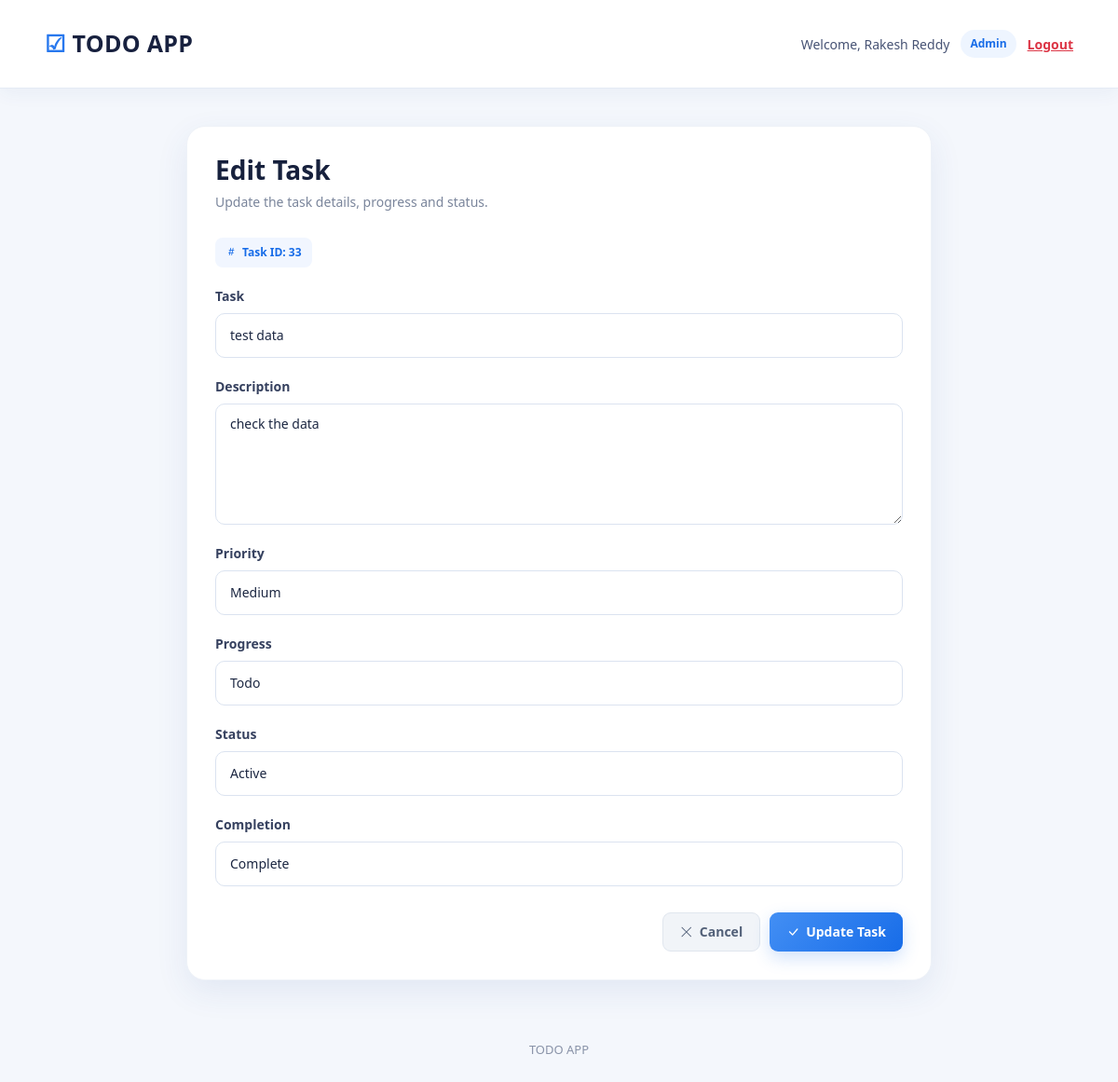
The app's page /task/edit.php?id=33 (signed in) with its own data.
### tables this page shows
CREATE TABLE `tasks` (
  `id` int(11) NOT NULL,
  `Task` varchar(255) NOT NULL,
  `Description` text DEFAULT NULL,
  `status` tinyint(4) NOT NULL DEFAULT 1,
  `is_completed` tinyint(1) NOT NULL DEFAULT 0,
  `priority` enum('High','Medium','Low') NOT NULL DEFAULT 'Medium',
  `progress` enum('Todo','In Progress','Review','Done') NOT NULL DEFAULT 'Todo',
  `addedDate` timestamp NOT NULL DEFAULT current_timestamp(),
  `editedDate` timestamp NOT NULL DEFAULT current_timestamp() ON UPDATE current_timestamp()
);

### task/edit.php (the view, shortened to what this page needs)
<?php
require_once __DIR__ . "/../config/database.php";
$user_role = trim(
    strtolower(
        $_SESSION["user_role"] ?? "user"
    )
);
$task_id = (int)($_GET["id"] ?? $_POST["id"] ?? 0);
$select_sql = "
    SELECT
        id,
        task,
        description,
        status,
        priority,
        progress,
        is_completed,
        addedDate,
        editedDate
    FROM tasks
    WHERE id = ?
    LIMIT 1
";
$select_stmt = mysqli_prepare(
    $conn,
    $select_sql
);
mysqli_stmt_bind_param(
    $select_stmt,
    "i",
    $task_id
);
mysqli_stmt_execute(
    $select_stmt
);
$result = mysqli_stmt_get_result(
    $select_stmt
);
$task_data = mysqli_fetch_assoc($result);
$task = $task_data["task"] ?? "";
$description =
    $task_data["description"] ?? "";
$status =
    (int)($task_data["status"] ?? 1);
$priority =
    $task_data["priority"] ?? "Medium";
$progress =
    $task_data["progress"] ?? "Todo";
$is_completed =
    (int)($task_data["is_completed"] ?? 0);
?>
<!DOCTYPE html>
<html lang="en">
<head>
    <link
        href="https://cdn.jsdelivr.net/npm/bootstrap@5.3.3/dist/css/bootstrap.min.css"
        rel="stylesheet"
    >
    <link
        rel="stylesheet"
        href="https://cdn.jsdelivr.net/npm/bootstrap-icons@1.11.3/font/bootstrap-icons.min.css"
    >
</head>
<body>
<nav class="navbar">
    <div class="nav-container">
        <div class="logo">
            ☑ TODO APP
        </div>
        <div class="user-section">
            <span>
                Welcome,
                <?= htmlspecialchars(
                    $_SESSION["user_name"] ?? "User",
                    ENT_QUOTES,
                    "UTF-8"
                ) ?>
            </span>
            <span class="role-badge">
                <?= htmlspecialchars(
                    ucfirst($user_role),
                    ENT_QUOTES,
                    "UTF-8"
                ) ?>
            </span>
            <a
                href="../auth/logout.php"
                class="logout-link"
            >
                Logout
            </a>
        </div>
    </div>
</nav>
<div class="page-container">
    <div class="edit-card">
        <div class="page-header">
            <h1>
                Edit Task
            </h1>
            <p>
                Update the task details, progress and status.
            </p>
        </div>
        <div class="task-id-box">
            <i class="bi bi-hash"></i>
            Task ID:
            <?= (int)$task_id ?>
        </div>
        <form
            method="POST"
            action="edit.php?id=<?= (int)$task_id ?>"
        >
            <div class="form-group">
                <label
                    for="task"
                    class="form-label"
                >
                    Task
                </label>
                <input
                    type="text"
                    id="task"
                    name="task"
                    class="form-control"
                    value="<?= htmlspecialchars(
                        $task,
                        ENT_QUOTES,
                        "UTF-8"
                    ) ?>"
                    placeholder="Enter task title"
                    maxlength="255"
                    required
                >
            </div>
            <div class="form-group">
                <label
                    for="description"
                    class="form-label"
                >
                    Description
                </label>
                <textarea
                    id="description"
                    name="description"
                    class="form-control"
                    placeholder="Enter task description"
                ><?= htmlspecialchars(
                    $description,
                    ENT_QUOTES,
                    "UTF-8"
                ) ?></textarea>
            </div>
            <div class="form-group">
                <label
                    for="priority"
                    class="form-label"
                >
                    Priority
                </label>
                <select
                    id="priority"
                    name="priority"
                    class="form-select"
                >
                    <option
                        value="Medium"
                        <?= $priority === "Medium"
                            ? "selected"
                            : "" ?>
                    >
                        Medium
                    </option>
                </select>
            </div>
            <div class="form-group">
                <label
                    for="progress"
                    class="form-label"
                >
                    Progress
                </label>
                <select
                    id="progress"
                    name="progress"
                    class="form-select"
                >
                    <option
                        value="Todo"
                        <?= $progress === "Todo"
                            ? "selected"
                            : "" ?>
                    >
                        Todo
                    </option>
                </select>
            </div>
            <div class="form-group">
                <label
                    for="status"
                    class="form-label"
                >
                    Status
                </label>
                <select
                    id="status"
                    name="status"
                    class="form-select"
                >
                    <option
                        value="1"
                        <?= $status === 1
                            ? "selected"
                            : "" ?>
                    >
                        Active
                    </option>
                </select>
            </div>
            <div class="form-group">
                <label
                    for="is_completed"
                    class="form-label"
                >
                    Completion
                </label>
                <select
                    id="is_completed"
                    name="is_completed"
                    class="form-select"
                >
                    <option
                        value="1"
                        <?= $is_completed === 1
                            ? "selected"
                            : "" ?>
                    >
                        Complete
                    </option>
                </select>
            </div>
            <div class="button-row">
                <a
                    href="index.php"
                    class="btn-app btn-cancel"
                >
                    <i class="bi bi-x-lg"></i>
                    Cancel
                </a>
                <button
                    type="submit"
                    class="btn-app btn-save"
                >
                    <i class="bi bi-check-lg"></i>
                    Update Task
                </button>
            </div>
        </form>
    </div>
</div>
<div class="footer">
    TODO APP
</div>
</body>
</html>

### task/edit.php (style rules this page uses)
* { margin: 0; padding: 0; box-sizing: border-box; }
body { font-family: "Segoe UI", Arial, sans-serif; background: #f4f7fc; color: #17213d; min-height: 100vh; }
.navbar { width: 100%; background: rgba( 255, 255, 255, 0.96 ); border-bottom: 1px solid #e5ebf5; box-shadow: 0 4px 20px rgba( 35, 75, 140, 0.06 ); }
.nav-container { width: 92%; max-width: 1250px; margin: auto; min-height: 78px; display: flex; align-items: center; justify-content: space-between; }
.logo { font-size: 25px; font-weight: 800; color: #18213f; letter-spacing: 0.3px; }
.logo::first-letter { color: #2878ee; }
.user-section { display: flex; align-items: center; gap: 12px; font-size: 14px; color: #485475; }
.role-badge { padding: 6px 10px; border-radius: 20px; background: #eef5ff; color: #176ce8; font-size: 12px; font-weight: 700; }
.logout-link { color: #dc3545; font-weight: 600; }
.page-container { width: 92%; max-width: 800px; margin: 40px auto; }
.edit-card { background: #ffffff; border-radius: 20px; padding: 30px; border: 1px solid #eef2f8; box-shadow: 0 12px 35px rgba( 40, 82, 150, 0.09 ); }
.page-header { margin-bottom: 28px; }
.page-header h1 { font-size: 28px; font-weight: 750; color: #17213d; margin-bottom: 6px; }
.page-header p { font-size: 14px; color: #7a859b; }
.form-group { margin-bottom: 20px; }
.form-label { display: block; margin-bottom: 8px; font-size: 14px; font-weight: 600; color: #36415f; }
.form-control, .form-select { width: 100%; min-height: 48px; padding: 10px 15px; border: 1px solid #dbe3f0; border-radius: 10px; background: #ffffff; color: #1c2742; font-size: 14px; outline: none; transition: 0.2s ease; }
textarea.form-control { min-height: 130px; resize: vertical; }
.task-id-box { display: inline-flex; align-items: center; gap: 6px; padding: 7px 11px; margin-bottom: 20px; border-radius: 8px; background: #f1f6ff; color: #176ce8; font-size: 12px; font-weight: 700; }
.button-row { display: flex; justify-content: flex-end; gap: 10px; margin-top: 28px; }
.btn-app { min-height: 42px; padding: 0 18px; border: none; border-radius: 9px; display: inline-flex; align-items: center; justify-content: center; gap: 7px; font-size: 14px; font-weight: 600; cursor: pointer; text-decoration: none; transition: transform 0.2s ease, box-shadow 0.2s ease, background 0.2s ease; }
.btn-save { color: #ffffff; background: linear-gradient( 135deg, #438ff4, #176ce8 ); box-shadow: 0 7px 18px rgba( 44, 124, 239, 0.22 ); }
.btn-cancel { background: #f1f4f8; color: #526078; border: 1px solid #e0e6ee; }
.footer { text-align: center; color: #8993a8; font-size: 13px; padding: 25px 0; }

### records on screen
tasks: task "test data", description "check the data", priority "Medium", progress "Todo", status "Active", is_completed "Complete"

### other values on screen
$_SESSION["user_name"] "Rakesh Reddy"
$user_role "Admin"
$task_id "33"
